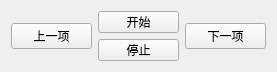
<?xml version="1.0" encoding="UTF-8"?>
<ui version="4.0">
 <class>TestControl</class>
 <widget class="QWidget" name="TestControl">
  <property name="geometry">
   <rect>
    <x>0</x>
    <y>0</y>
    <width>277</width>
    <height>72</height>
   </rect>
  </property>
  <property name="sizePolicy">
   <sizepolicy hsizetype="Fixed" vsizetype="Fixed">
    <horstretch>0</horstretch>
    <verstretch>0</verstretch>
   </sizepolicy>
  </property>
  <property name="minimumSize">
   <size>
    <width>277</width>
    <height>72</height>
   </size>
  </property>
  <property name="maximumSize">
   <size>
    <width>277</width>
    <height>72</height>
   </size>
  </property>
  <property name="windowTitle">
   <string>UI测试控制</string>
  </property>
  <layout class="QHBoxLayout" name="horizontalLayout">
   <item>
    <widget class="QPushButton" name="btnPre">
     <property name="text">
      <string>上一项</string>
     </property>
    </widget>
   </item>
   <item>
    <layout class="QVBoxLayout" name="verticalLayout">
     <item>
      <widget class="QPushButton" name="btnStart">
       <property name="text">
        <string>开始</string>
       </property>
      </widget>
     </item>
     <item>
      <widget class="QPushButton" name="btnStop">
       <property name="text">
        <string>停止</string>
       </property>
      </widget>
     </item>
    </layout>
   </item>
   <item>
    <widget class="QPushButton" name="btnNext">
     <property name="text">
      <string>下一项</string>
     </property>
    </widget>
   </item>
  </layout>
 </widget>
 <resources/>
 <connections/>
</ui>
